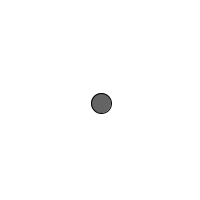
Frame 1 (no input)
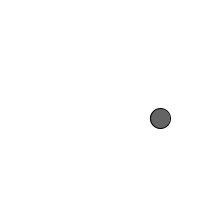
Frame 60 (the mouse pressed at the canvas centre just before this capture)
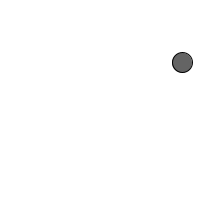
Frame 120 (the mouse held since frame 60 and released just before this capture)

The Processing sketch that drew these frames (run headless with seeded random() and noise(); from frame 60 on, the mouse is pressed at the canvas centre):

// Processing sketch: Module_BouncingBall
// ── Module_BouncingBall.pde
float x = 100;
float y = 100;
float xSpeed = 1;
float ySpeed = 3.1;

void setup(){
  size(200,200);
  smooth();
  background(255);
}

void draw(){
  background(255);
  
  x = x + xSpeed;
  y = y + ySpeed;
  
  if((x > width) || (x < 0)){
    xSpeed = xSpeed * -1; 
  }
  if((y > height) || (y < 0)){
    ySpeed = ySpeed * -1;
  }
  
  stroke(0);
  fill(100);
  ellipse(x,y,20,20);
  
  
}
